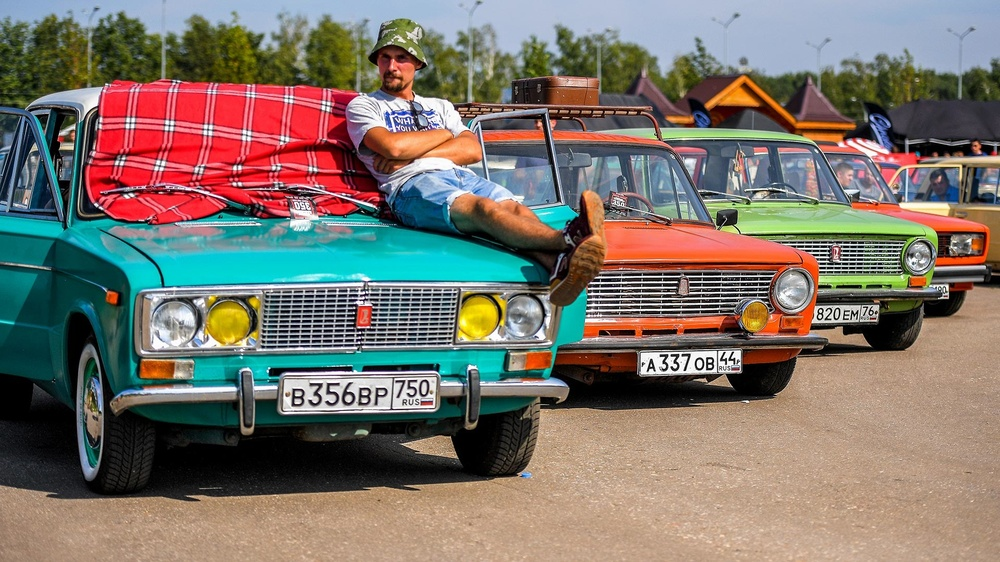
#> input picture Russian Number Plates Object Detection/This_Is_Where_You_Put_Your_Image_Name.jpg, 1000 x 562 px, shrunk from 1920 x 1080 before the run, found by its file name
$ jupyter execute Russian_Number_Plate_Object_Detection.ipynb
#> lines starting #> are read from the running program, lines starting #| are printed output that depends on the picture
[cell 1]
# If you're running this on Google Colab like I am, do the following first:
# Click Runtime > Change runtime type > Hardware Accelerator > GPU.
# Then you MUST execute the following line of code or else the program won't work.

# !pip install pycuda

[cell 2]
# We're importing these libraries for the following roles:
# cv2 will help us use the Haar Cascade Classifiers
# imageio will be used to save the image back to the device

import cv2
import imageio

[cell 3]
# Loading the image from our device
# Replace the name of the image on which you want to detect your object here in this line
# Make sure the file name ends with .jpg or .png or any other image file format!

img = cv2.imread("/content/This_Is_Where_You_Put_Your_Image_Name.jpg")
#> img is the input picture: shape (562, 1000, 3); mean B, G, R 106.1, 115.6, 123.6

[cell 4]
# Converting the image into RGB format
# NOTE: I'm still not quite sure why this is necessary, only that when I don't do it, the final image has weird colors

img_rgb = cv2.cvtColor(img, cv2.COLOR_BGR2RGB)

[cell 5]
# Converting the image into GRAYSCALE format
# NOTE: I'm still not quite sure why this is necessary either, but I think it makes detection easier

img_gray = cv2.cvtColor(img, cv2.COLOR_BGR2GRAY)
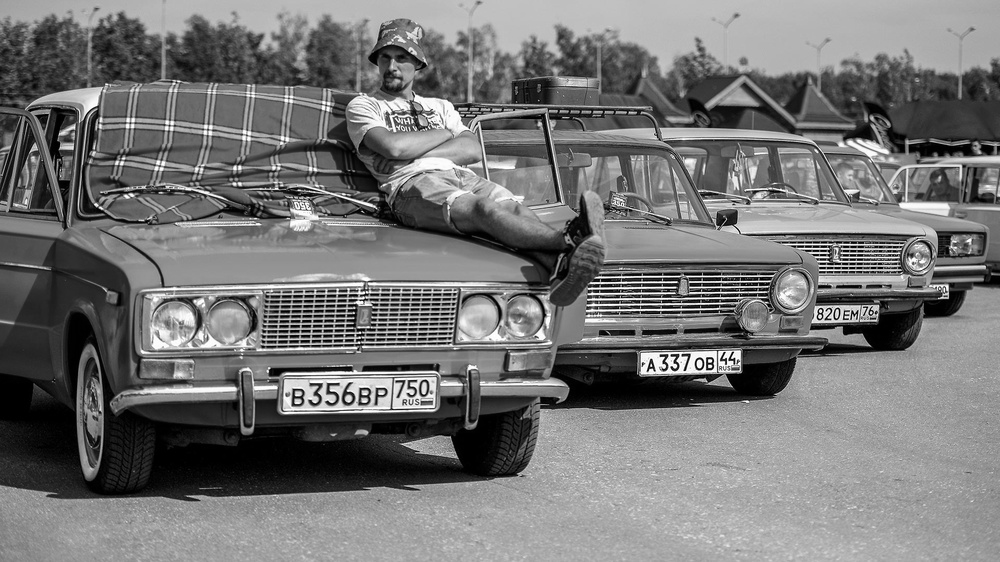
#> img_gray: shape (562, 1000); min 0, max 255, mean 116.9

[cell 6]
# Loading RGB image for processing via CUDA

# img_gpu = gpuarray.to_gpu(img_rgb.astype(np.float32))

[cell 7]
# Loading the classifier used to detect the object
# Replace the name of the XML file for whatever object you're detecting in this line

russian_number_plate_classifier = cv2.CascadeClassifier('/content/haarcascade_russian_plate_number.xml')

[cell 8]
# Applying classifier on your GRAYSCALE image

found = russian_number_plate_classifier.detectMultiScale(img_gray, scaleFactor = 1.1, minNeighbors=3)
#> found = [[803, 298, 81, 27], [628, 338, 129, 43], [261, 361, 189, 63]]

[cell 9]
# Drawing a rectangle on the detected objects on RGB image

for (x, y, width, height) in found:
        cv2.rectangle(img_rgb, (x, y), (x + width, y + height), (0, 255, 0), 5)
#> this loop made 3 passes
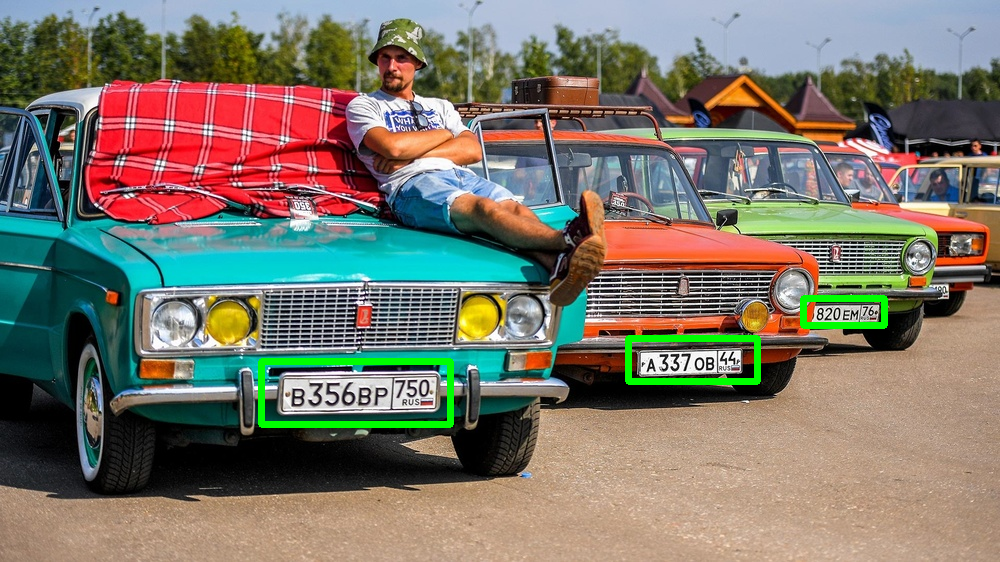
#> img_rgb: shape (562, 1000, 3); mean R, G, B 122.9, 117.9, 105.1
